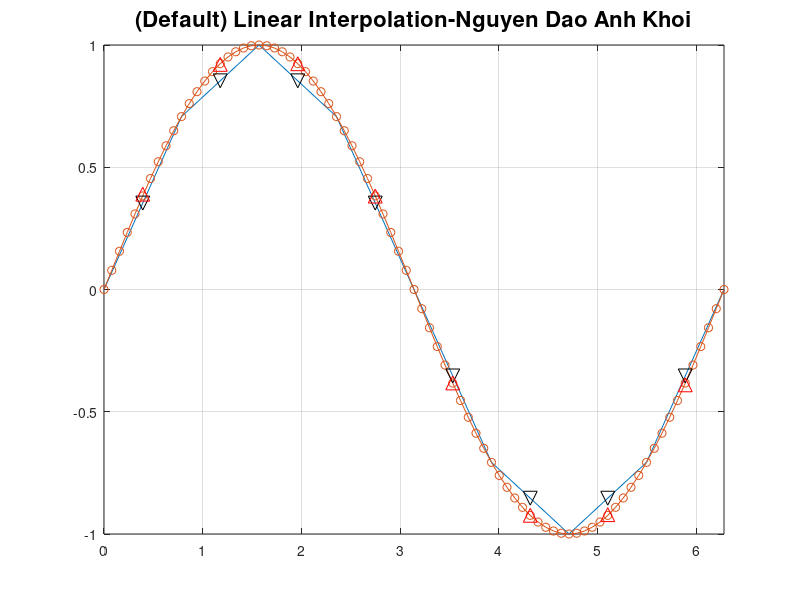

MATLAB code for this plot:
clear all
close all
clc;

x1 = 0 :pi/40:2*pi;
x = 0 :pi/4:2*pi;
%we measure 8 points

v = sin(x);
v1 = sin(x1);

plot(x,v,'-');
hold on
plot(x1,v1,'o-');

 %we want to interpolate the value
 %at
 xq1 = pi/8:pi/4:2*pi;
 vq1= interp1(x,v,xq1,'linear');
%SPline interpolation

 vq2 = interp1(x,v,xq1,'spline');

% Plot xq1 and xq2
plot(xq1, vq1, 'kv', 'MarkerSize', 10);
plot(xq1, vq2, 'r^', 'MarkerSize', 10);

xlim([0 2*pi]);
title('(Default) Linear Interpolation', 'FontSize', 16);
grid on
xlim([0 2*pi]);
title('(Default) Linear Interpolation-Nguyen Dao Anh Khoi', 'FontSize', 16);
grid on
